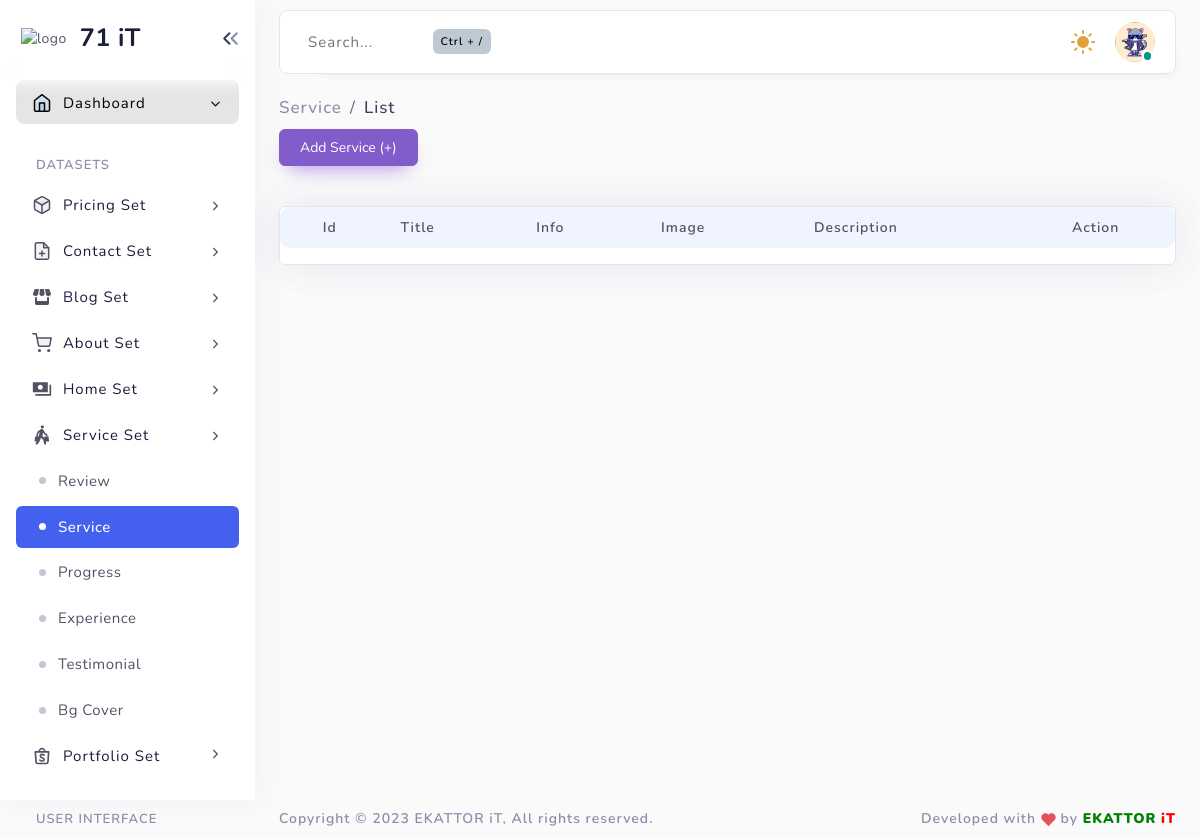
Before: /service (signed in) with the older database file.
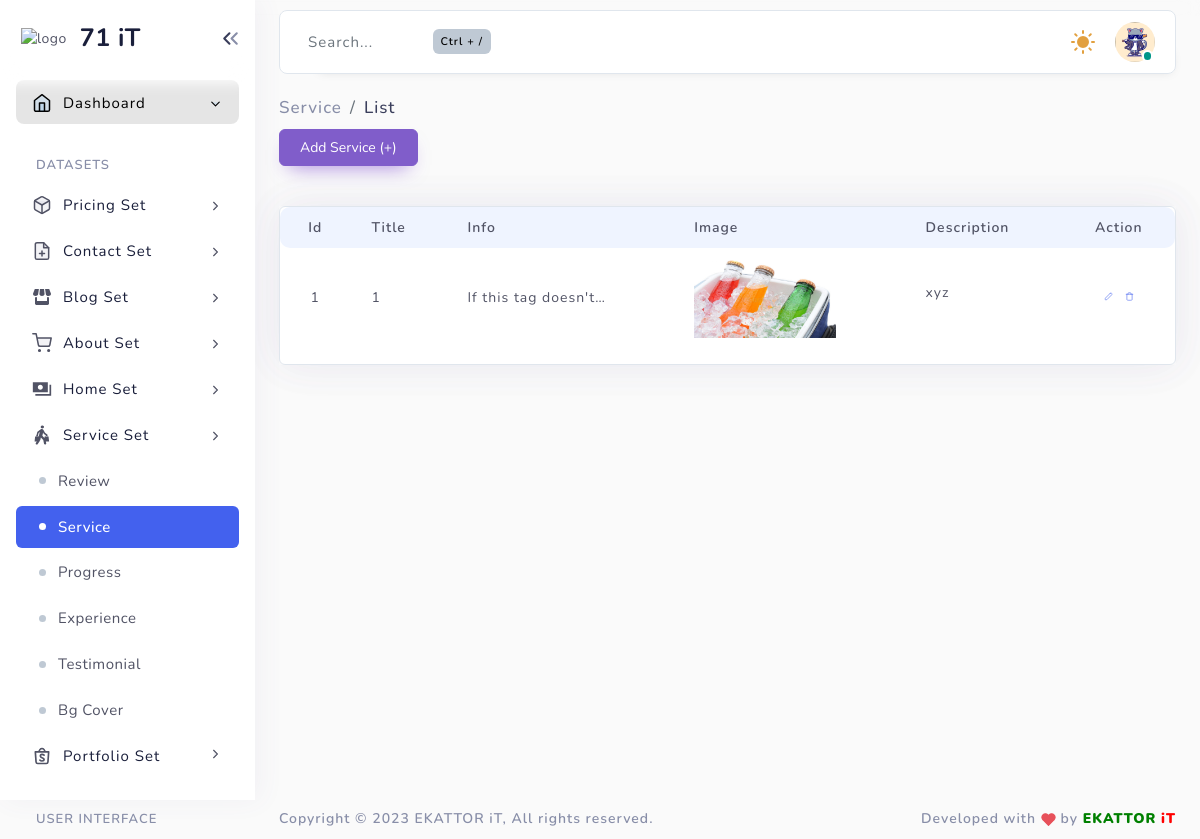
After: the same page with the newer database file.
### authentication/models.py (models this page shows, shortened)
class Profile(models.Model):
    user = models.OneToOneField(User, on_delete=models.CASCADE)
    image = models.ImageField(default='profile.jpeg', upload_to='profile-pics')

### servicedata/models.py (models this page shows, shortened)
class Service(models.Model):
    title = models.CharField(max_length=200)
    info = models.CharField(max_length=300)
    icon = models.ImageField(upload_to='service/service')
    desc = RichTextField()

### servicedata/views.py (the view)
# urls.py: path('service', views.ServiceList.as_view(), name="service-list"),
class ServiceList(PermissionRequiredMixin, LoginRequiredMixin, ListView):
    permission_required = "servicedata.view_service"
    model = Service
    template_name = 'service/service_list.html'
    context_object_name = 'service'
    def get_context_data(self, **kwargs):
        context = super().get_context_data(**kwargs)
        context["title"] = "Service List"
        context["nav_bar"] = "service"
        context['service'] = self.model.objects.all().order_by('-id')
        return context

### templates/service/service_list.html (shortened to what this page needs)
{% extends "base.html" %}
{% load static %}
{% block pageStyles %}
    <link rel="stylesheet" type="text/css" href="{% static 'src/plugins/src/table/datatable/datatables.css' %}">
    <link rel="stylesheet" type="text/css" href="{% static 'src/plugins/css/light/table/datatable/dt-global_style.css' %}">
    <link rel="stylesheet" type="text/css" href="{% static 'src/plugins/css/light/table/datatable/custom_dt_custom.css' %}">
    <link rel="stylesheet" type="text/css" href="{% static 'src/plugins/css/dark/table/datatable/dt-global_style.css' %}">
    <link rel="stylesheet" type="text/css" href="{% static 'src/plugins/css/dark/table/datatable/custom_dt_custom.css' %}">
    <link rel="stylesheet" type="text/css" href="{% static 'src/plugins/src/animate/animate.css' %}" />
{% endblock pageStyles %}
{% block content %}
    <div class="layout-px-spacing">
        <div class="middle-content container-xxl p-0">
            <div class="page-meta">
                <nav class="breadcrumb-style-one" aria-label="breadcrumb">
                    <ol class="breadcrumb">
                        <li class="breadcrumb-item"><a href="#">Service</a></li>
                        <li class="breadcrumb-item active" aria-current="page">List</li>
                    </ol>
                </nav>
            </div>
            <div class="seperator-header">
                <a href="{% url 'new-service' %}"><button class="btn btn-secondary me-4 mt-2">Add Service (+)</button></a>
            </div>
            <div class="row layout-spacing">
                <div class="col-lg-12">
                    <div class="statbox widget box box-shadow">
                        <div class="widget-content widget-content-area">
                            <table id="style-3" class="table style-3 dt-table-hover">
                                <thead>
                                    <tr>
                                        <th class="checkbox-column text-center"> Id </th>
                                        <th>Title</th>
                                        <th>Info</th>
                                        <th>Image</th>
                                        <th>Description</th>
                                        <th class="text-center dt-no-sorting">Action</th>
                                    </tr>
                                </thead>
                                <tbody>
                                {% for item in service %}
                                    <tr>
                                        <td class="checkbox-column text-center">{{ forloop.counter }}</td>
                                        <td>{{ item.title|truncatechars:20}}</td>
                                        <td>{{ item.info|truncatechars:20}}</td>
                                        <td><img src="{{ item.icon.url }}" alt=""  height="80" /></td>
                                        <td>{{ item.desc|truncatechars:20|safe}}</td>
                                        <td class="text-center">
                                            <ul class="table-controls">
                                                <li><a href="{% url 'service-update' item.pk %}" class="bs-tooltip" data-bs-toggle="tooltip" data-bs-placement="top" title="Edit" data-original-title="Edit"><svg xmlns="http://www.w3.org/2000/svg" width="24" height="24" viewBox="0 0 24 24" fill="none" stroke="currentColor" stroke-width="2" stroke-linecap="round" stroke-linejoin="round" class="feather feather-edit-2 p-1 br-8 mb-1"><path d="M17 3a2.828 2.828 0 1 1 4 4L7.5 20.5 2 22l1.5-5.5L17 3z"></path></svg></a></li>
                                                <li><a href="javascript:void(0);" class="bs-tooltip" data-bs-toggle="modal" data-bs-target="#exampleModal{{item.id}}" data-bs-placement="top" title="Delete" data-original-title="Delete"></a></li>
                                            </ul>
                                        </td>
                                    </tr>
                                {% endfor %}
                                </tbody>
                            </table>
                        </div>
                    </div>
                </div>
            </div>
        </div>
    </div>
{% endblock content %}

### templates/base.html (shortened to what this page needs)
<!DOCTYPE html>
{% load static %}
<html lang="en">
  <head>
    <link
      href="{% static 'layouts/modern-dark-menu/css/light/loader.css' %}"
      rel="stylesheet"
      type="text/css"
    />
    <link
      href="{% static 'layouts/modern-dark-menu/css/dark/loader.css' %}"
      rel="stylesheet"
      type="text/css"
    />
    <link
      rel="stylesheet"
      href="{% static 'assets/select2/dist/css/select2.min.css' %}"
    />
    <link
      href="{% static 'src/bootstrap/css/bootstrap.min.css' %}"
      rel="stylesheet"
      type="text/css"
    />
    <link
      href="{% static 'layouts/modern-dark-menu/css/light/plugins.css' %}"
      rel="stylesheet"
      type="text/css"
    />
    <link
      href="{% static 'layouts/modern-dark-menu/css/dark/plugins.css' %}"
      rel="stylesheet"
      type="text/css"
    />
    {% block pageStyles %}
    {% endblock pageStyles %}
  </head>
  <body class="layout-boxed">
    <div class="header-container container-xxl">
      <header class="header navbar navbar-expand-sm expand-header">
        <div class="search-animated toggle-search">
          <form
            class="form-inline search-full form-inline search"
            role="search"
          >
            <div class="search-bar">
              <input
                type="text"
                class="form-control search-form-control ml-lg-auto"
                placeholder="Search..."
              />
            </div>
          </form>
          <span class="badge badge-secondary">Ctrl + /</span>
        </div>
        <ul class="navbar-item flex-row ms-lg-auto ms-0">
          <li class="nav-item theme-toggle-item">
            <a href="javascript:void(0);" class="nav-link theme-toggle">
            </a>
          </li>
          <li
            class="nav-item dropdown user-profile-dropdown order-lg-0 order-1"
          >
            <a
              href="javascript:void(0);"
              class="nav-link dropdown-toggle user"
              id="userProfileDropdown"
              data-bs-toggle="dropdown"
              aria-haspopup="true"
              aria-expanded="false"
            >
              <div class="avatar-container">
                <div class="avatar avatar-sm avatar-indicators avatar-online">
                  <img
                    alt="avatar"
                    src="{{ user.profile.image.url }}"
                    class="rounded-circle"
                  />
                </div>
              </div>
            </a>
          </li>
        </ul>
      </header>
    </div>
    <div class="main-container" id="container">
      {% block sidebar %}
        {% include "sidebar.html" %}
      {% endblock sidebar %}
      <div id="content" class="main-content">
        {% block content %}
        {% endblock content %}
        <div class="footer-wrapper">
          <div class="footer-section f-section-1">
            <p class="">
              Copyright © <span class="dynamic-year">2023</span>
              <a target="_blank" href="https://www.ekattorit.com"
                >EKATTOR iT</a
              >, All rights reserved.
            </p>
          </div>
          <div class="footer-section f-section-2">
            <p class="">
              Developed with
              by
              <span style="color:green"><b>EKATTOR</b></span>
              <span style="color:red"><b>iT</b></span>
            </p>
          </div>
        </div>
      </div>
    </div>
  </body>
</html>

Changed rows visible on the page:
added Service: title "1", info "If this tag doesn't…", icon (picture), desc "xyz"
